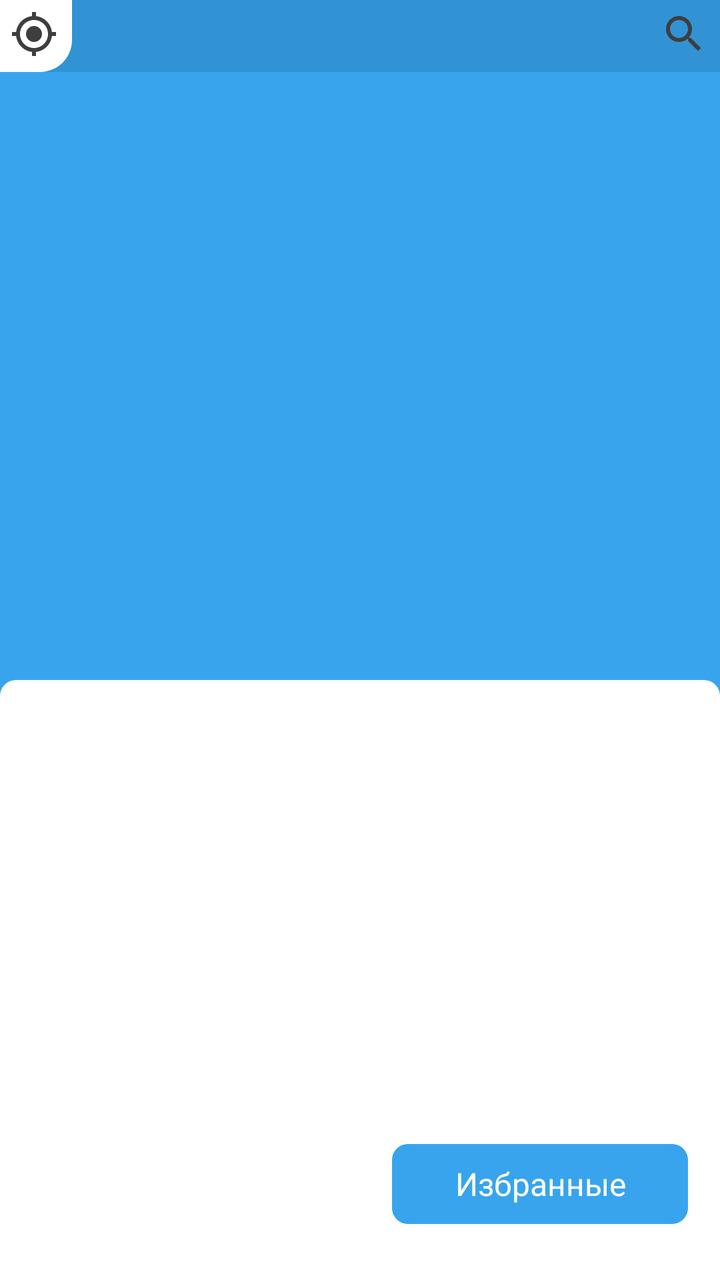
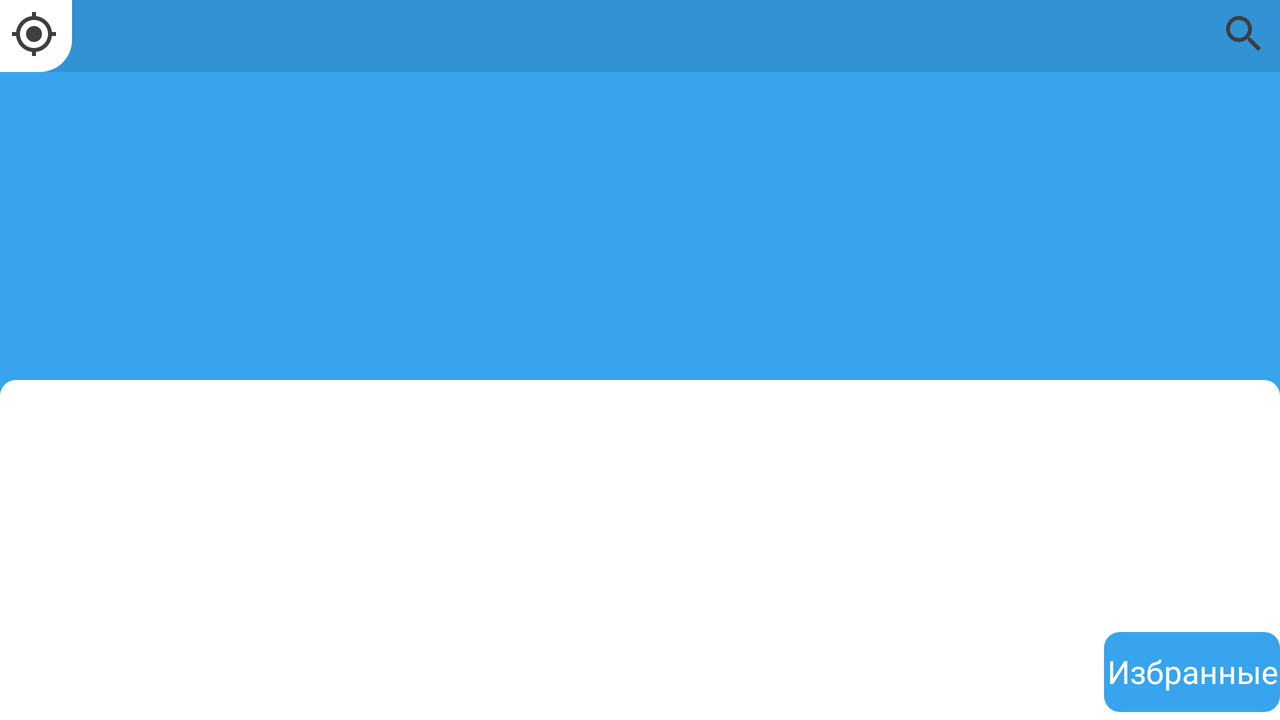

First picture: res/layout/ on a phone held upright. Second picture: the repository's own variant of that layout, on a device whose configuration matches the variant's folder. Source for both follows.
<!-- AndroidManifest.xml: application theme Theme.WeatherApp -->
<!-- res/layout/weather_fragment.xml -->
<?xml version="1.0" encoding="utf-8"?>
<androidx.constraintlayout.widget.ConstraintLayout xmlns:android="http://schemas.android.com/apk/res/android"
    android:layout_width="match_parent"
    xmlns:app="http://schemas.android.com/apk/res-auto"
    android:background="@color/down"
    android:layout_height="match_parent">

    <View
        android:id="@+id/upper_place"
        android:layout_width="match_parent"
        android:layout_height="36dp"
        android:importantForAccessibility="no"
        app:layout_constraintTop_toTopOf="parent"
        android:background="@color/black"
        android:alpha="0.1"
        />

    <FrameLayout
        android:layout_width="36dp"
        android:layout_height="36dp"
        app:layout_constraintTop_toTopOf="parent"
        app:layout_constraintEnd_toEndOf="parent"
        android:background="@drawable/shape_with_rounded_bottom_left">
    <ImageButton
        style="@style/icon"
        android:id = "@+id/search_button"
        android:background="?android:selectableItemBackgroundBorderless"
        android:contentDescription="@string/cd_search_icon"
        android:src="@drawable/ic_baseline_search_24"
        android:layout_marginStart="6dp"
        android:layout_marginTop="5dp"
        />
    </FrameLayout>

    <FrameLayout
        android:layout_width="36dp"
        android:layout_height="36dp"
        app:layout_constraintTop_toTopOf="parent"
        app:layout_constraintStart_toStartOf="parent"
        android:background="@drawable/shape_with_rounded_bottom_right">
        <ImageButton
            style="@style/icon"
            android:id = "@+id/geo_button"
            android:contentDescription="@string/cd_geo_icon"
            android:background="?android:selectableItemBackgroundBorderless"
            android:src="@drawable/ic_baseline_my_location_24"
            android:layout_marginStart="5dp"
            android:layout_marginTop="5dp"
            />
    </FrameLayout>


    <TextView
        android:id = "@+id/city"
        android:layout_width="match_parent"
        android:layout_height="wrap_content"
        app:layout_constraintTop_toBottomOf="@id/upper_place"
        android:layout_marginTop="100dp"
        android:textColor="@color/white"
        android:textAlignment="center"
        android:fontFamily="@font/heebo_medium"
        android:textSize="20sp"
        />

    <TextView
        android:id = "@+id/time"
        android:layout_width="match_parent"
        android:layout_height="wrap_content"
        app:layout_constraintTop_toBottomOf="@id/city"
        android:textColor="@color/white"
        android:textAlignment="center"
        android:fontFamily="@font/heebo_regular"
        android:textSize="@dimen/regular_text_size"
        />

    <ImageView
        android:id="@+id/weatherStateBackground"
        android:layout_width="match_parent"
        android:layout_height="150dp"
        android:layout_marginBottom="-8dp"
        android:importantForAccessibility="no"
        android:scaleType="fitXY"
        android:src="@drawable/sun_back"
        app:layout_constraintBottom_toTopOf="@id/work_panel"
        app:layout_constraintEnd_toEndOf="parent"
        app:layout_constraintHorizontal_bias="0.0"
        android:visibility="gone"
        app:layout_constraintStart_toStartOf="parent" />

    <ImageView
        android:id = "@+id/weatherState"
        android:layout_width="200dp"
        android:layout_height="100dp"
        android:src="@drawable/ic_sun"
        android:scaleType="fitEnd"
        android:visibility="gone"
        app:layout_constraintBottom_toTopOf="@id/work_panel"
        app:layout_constraintStart_toStartOf="parent"
        app:layout_constraintEnd_toEndOf="parent"
        android:contentDescription="@string/cd_weather_state_empty"
        />

    <androidx.constraintlayout.widget.ConstraintLayout
        android:id = "@+id/work_panel"
        android:layout_width="match_parent"
        android:layout_height="300dp"
        android:background="@drawable/work_shape"
        app:layout_constraintBottom_toBottomOf="parent"
        >

        <com.astery.weatherapp.ui.customViews.loadState.LoadStateView
            android:id = "@+id/loadingStateView"
            android:layout_width="match_parent"
            android:visibility="gone"
            android:layout_marginTop="-80dp"
            android:layout_height="match_parent"/>

        <androidx.constraintlayout.widget.Group
            android:layout_width="wrap_content"
            android:visibility="gone"
            android:layout_height="wrap_content"
            android:id="@+id/weatherGroup"
            app:constraint_referenced_ids="temperature,feel_temperature,helper,fav_icon, humidity, humidity_icon, windSpeed, wind_icon, pressure, pressure_icon"/>

        <androidx.constraintlayout.widget.Guideline
            android:id="@id/middle"
            android:layout_width="match_parent"
            android:layout_height="wrap_content"
            android:orientation="vertical"
            app:layout_constraintGuide_percent="0.5"
            />

        <TextView
            android:id = "@+id/temperature"
            android:layout_width="0dp"
            android:layout_height="wrap_content"
            android:textAlignment="center"
            app:layout_constraintTop_toTopOf="parent"
            app:layout_constraintStart_toStartOf="@id/middle"
            app:layout_constraintEnd_toEndOf="parent"
            android:textSize="30sp"
            android:textColor="@color/on_background"
            android:layout_marginTop="40dp"
            android:fontFamily="@font/opensans_light"
            />

        <TextView
            android:id = "@+id/helper"
            style="@style/helperText"
            android:layout_width="0dp"
            android:textAlignment="center"
            app:layout_constraintTop_toBottomOf="@id/temperature"
            app:layout_constraintStart_toStartOf="@id/middle"
            app:layout_constraintEnd_toEndOf="parent"
            android:text = "@string/feels_like"
            />

        <TextView
            android:id = "@+id/feel_temperature"
            android:layout_width="0dp"
            android:layout_height="wrap_content"
            android:textAlignment="center"
            app:layout_constraintTop_toBottomOf="@id/helper"
            app:layout_constraintStart_toStartOf="@id/middle"
            app:layout_constraintEnd_toEndOf="parent"
            android:textSize="24sp"
            android:textColor="@color/on_background"
            android:fontFamily="@font/opensans_light"
            />


        <com.astery.weatherapp.ui.customViews.favImageButton.FavImageButton
            android:id = "@+id/fav_icon"
            android:layout_marginEnd = "@dimen/margin"
            android:layout_height="@dimen/icon_size"
            android:layout_width="@dimen/icon_size"
            app:layout_constraintStart_toStartOf="@id/middle"
            android:contentDescription="@string/cd_fav_icon"
            android:layout_marginStart="16dp"
            app:layout_constraintTop_toTopOf="@id/fav_button"
            app:layout_constraintBottom_toBottomOf="@id/fav_button"
            />

        <Button
            android:id = "@+id/fav_button"
            style="@style/mainButton"
            app:layout_constraintStart_toEndOf="@id/fav_icon"
            app:layout_constraintEnd_toEndOf="parent"
            android:layout_width="0dp"
            android:contentDescription="@string/cd_fav_icon"
            android:layout_marginStart="16dp"
            android:layout_marginEnd="16dp"
            android:text = "@string/favourite"
            app:layout_constraintBottom_toBottomOf="parent"
            android:layout_marginBottom="24dp"

            />


        <ImageView
            style="@style/state_icon"
            android:src="@drawable/ic_state_humidity"
            android:scaleType="fitCenter"
            android:layout_marginTop="0dp"
            android:id = "@+id/humidity_icon"
            android:contentDescription="@string/cd_weather_humidity"
            app:layout_constraintTop_toTopOf="@id/temperature"
            app:layout_constraintStart_toStartOf="parent"
            />

        <TextView
            style="@style/state_text"
            app:layout_constraintTop_toTopOf="@id/humidity_icon"
            app:layout_constraintBottom_toBottomOf="@id/humidity_icon"
            app:layout_constraintStart_toEndOf="@id/humidity_icon"
            app:layout_constraintEnd_toEndOf="@id/middle"
            android:id = "@+id/humidity"
            />

        <ImageView
            style="@style/state_icon"
            android:src="@drawable/ic_state_wind"
            android:scaleType="fitCenter"
            android:contentDescription="@string/cd_weather_windSpeed"
            android:id = "@+id/wind_icon"
            app:layout_constraintTop_toBottomOf="@id/humidity_icon"
            app:layout_constraintStart_toStartOf="parent"
            />

        <TextView
            style="@style/state_text"
            app:layout_constraintTop_toTopOf="@id/wind_icon"
            app:layout_constraintBottom_toBottomOf="@id/wind_icon"
            app:layout_constraintStart_toEndOf="@id/wind_icon"
            app:layout_constraintEnd_toEndOf="@id/middle"
            android:id = "@+id/windSpeed"
            />

        <ImageView
            style="@style/state_icon"
            android:src="@drawable/ic_state_pressure"
            android:scaleType="fitCenter"
            android:id = "@+id/pressure_icon"
            android:contentDescription="@string/cd_weather_pressure"
            app:layout_constraintTop_toBottomOf="@id/wind_icon"
            app:layout_constraintStart_toStartOf="parent"
            />

        <TextView
            style="@style/state_text"
            app:layout_constraintTop_toTopOf="@id/pressure_icon"
            app:layout_constraintBottom_toBottomOf="@id/pressure_icon"
            app:layout_constraintStart_toEndOf="@id/pressure_icon"
            app:layout_constraintEnd_toEndOf="@id/middle"
            android:id = "@+id/pressure"
            />


    </androidx.constraintlayout.widget.ConstraintLayout>


</androidx.constraintlayout.widget.ConstraintLayout>
<!-- resources referenced by this layout -->
<resources>
  <color name="black">#FF000000</color>
  <color name="down">#37A4ED</color>
  <color name="on_background">#000000</color>
  <color name="white">#FFFFFFFF</color>
  <dimen name="icon_size">24dp</dimen>
  <dimen name="regular_text_size">18sp</dimen>
  <!-- drawable shape_with_rounded_bottom_right (drawable) -->
  <?xml version="1.0" encoding="utf-8"?>
  <shape android:layout_width="match_parent"
      android:shape="rectangle"
      xmlns:android="http://schemas.android.com/apk/res/android">
                  <corners
                      android:bottomRightRadius="@dimen/big_corner_radius"/>
                  <solid android:color="@color/background" />
      </shape>
  <!-- drawable work_shape (drawable) -->
  <?xml version="1.0" encoding="utf-8"?>
  <shape android:layout_width="match_parent"
      android:shape="rectangle"
      xmlns:android="http://schemas.android.com/apk/res/android">
                  <corners
                      android:topRightRadius="@dimen/small_corner_radius"
                      android:topLeftRadius="@dimen/small_corner_radius"/>
                  <solid android:color="@color/background" />
      </shape>
  <string name="cd_fav_icon">Добавить город в избранные</string>
  <string name="cd_geo_icon">Изменить настройки геолокации</string>
  <string name="cd_search_icon">Найти другие города</string>
  <string name="cd_weather_humidity">Влажность воздуха</string>
  <string name="cd_weather_pressure">Атмосферное давление</string>
  <string name="cd_weather_state_empty">Погода: загружается</string>
  <string name="cd_weather_windSpeed">Скорость ветра</string>
  <string name="favourite">Избранные</string>
  <string name="feels_like">ощущается как</string>
  <style name="helperText">
          <item name="android:layout_width">wrap_content</item>
          <item name="android:layout_height">wrap_content</item>
          <item name="android:textColor">@color/helper_text</item>
          <item name="android:textSize">@dimen/small_text_size</item>
          <item name="android:fontFamily">@font/heebo_regular</item>
      </style>
  <style name="icon">
          <item name="android:layout_width">@dimen/icon_size</item>
          <item name="android:layout_height">@dimen/icon_size</item>
          <item name="android:background">?android:selectableItemBackgroundBorderless</item>
      </style>
  <style name="state_icon" parent="icon">
          <item name="android:layout_marginTop">32dp</item>
          <item name="android:layout_marginLeft">16dp</item>
      </style>
  <style name="state_text" parent="regularText">
          <item name="android:layout_marginRight">16dp</item>
          <item name="android:layout_marginLeft">16dp</item>
          <item name="layout_constraintHorizontal_bias">0</item>
  
      </style>
  <color name="icon_on_background">#3E3E3E</color>
  <dimen name="big_corner_radius">16dp</dimen>
  <color name="background">#FFFFFF</color>
  <dimen name="small_corner_radius">8dp</dimen>
  <color name="helper_text">#B3000000</color>
  <dimen name="small_text_size">16sp</dimen>
  <color name="on_down">#FFFFFF</color>
  <dimen name="button_text_size">16sp</dimen>
  <style name="regularText">
          <item name="android:layout_width">wrap_content</item>
          <item name="android:layout_weight">1</item>
          <item name="android:textAlignment">textStart</item>
          <item name="android:layout_height">wrap_content</item>
          <item name="android:textColor">@color/on_background</item>
          <item name="android:textSize">@dimen/regular_text_size</item>
          <item name="android:fontFamily">@font/heebo_regular</item>
      </style>
  <color name="purple_500">#FF6200EE</color>
  <color name="status">#285A7C</color>
  <color name="teal_200">#FF03DAC5</color>
  <color name="teal_700">#FF018786</color>
  <!-- some entries are left out for length -->
</resources>
<!-- res/layout-land/weather_fragment.xml (the repository's variant of the layout above) -->
<!-- drawn on the phone turned sideways -->
<?xml version="1.0" encoding="utf-8"?>
<androidx.constraintlayout.widget.ConstraintLayout xmlns:android="http://schemas.android.com/apk/res/android"
    xmlns:app="http://schemas.android.com/apk/res-auto"
    android:layout_width="match_parent"
    android:layout_height="match_parent"
    android:background="@color/down">

    <View
        android:id="@+id/upper_place"
        android:layout_width="match_parent"
        android:layout_height="36dp"
        android:alpha="0.1"
        android:background="@color/black"
        android:importantForAccessibility="no"
        app:layout_constraintTop_toTopOf="parent" />

    <FrameLayout
        android:layout_width="36dp"
        android:layout_height="36dp"
        android:background="@drawable/shape_with_rounded_bottom_left"
        app:layout_constraintEnd_toEndOf="parent"
        app:layout_constraintTop_toTopOf="parent">

        <ImageButton
            android:id="@+id/search_button"
            style="@style/icon"
            android:layout_marginStart="6dp"
            android:layout_marginTop="5dp"
            android:background="?android:selectableItemBackgroundBorderless"
            android:contentDescription="@string/cd_search_icon"
            android:src="@drawable/ic_baseline_search_24" />
    </FrameLayout>

    <FrameLayout
        android:layout_width="36dp"
        android:layout_height="36dp"
        android:background="@drawable/shape_with_rounded_bottom_right"
        app:layout_constraintStart_toStartOf="parent"
        app:layout_constraintTop_toTopOf="parent">

        <ImageButton
            android:id="@+id/geo_button"
            style="@style/icon"
            android:layout_marginStart="5dp"
            android:layout_marginTop="5dp"
            android:background="?android:selectableItemBackgroundBorderless"
            android:contentDescription="@string/cd_geo_icon"
            android:src="@drawable/ic_baseline_my_location_24" />
    </FrameLayout>


    <TextView
        android:id="@+id/city"
        android:layout_width="match_parent"
        android:layout_height="wrap_content"
        android:layout_marginTop="25dp"
        android:fontFamily="@font/heebo_medium"
        android:textAlignment="center"
        android:textColor="@color/white"
        android:textSize="20sp"
        app:layout_constraintTop_toBottomOf="@id/upper_place" />

    <TextView
        android:id="@+id/time"
        android:layout_width="match_parent"
        android:layout_height="wrap_content"
        android:fontFamily="@font/heebo_regular"
        android:textAlignment="center"
        android:textColor="@color/white"
        android:textSize="@dimen/regular_text_size"
        app:layout_constraintTop_toBottomOf="@id/city" />

    <ImageView
        android:id="@+id/weatherStateBackground"
        android:layout_width="match_parent"
        android:layout_height="150dp"
        android:layout_marginBottom="-8dp"
        android:importantForAccessibility="no"
        android:scaleType="fitXY"
        android:src="@drawable/sun_back"
        android:visibility="gone"
        app:layout_constraintBottom_toTopOf="@id/work_panel"
        app:layout_constraintEnd_toEndOf="parent"
        app:layout_constraintHorizontal_bias="0.0"
        app:layout_constraintStart_toStartOf="parent" />

    <ImageView
        android:id="@+id/weatherState"
        android:layout_width="200dp"
        android:layout_height="100dp"
        android:contentDescription="@string/cd_weather_state_empty"
        android:scaleType="fitEnd"
        android:src="@drawable/ic_sun"
        android:visibility="gone"
        app:layout_constraintBottom_toTopOf="@id/work_panel"
        app:layout_constraintEnd_toEndOf="parent"
        app:layout_constraintStart_toStartOf="parent" />

    <androidx.constraintlayout.widget.ConstraintLayout
        android:id="@+id/work_panel"
        android:layout_width="match_parent"
        android:layout_height="170dp"
        android:background="@drawable/work_shape"
        app:layout_constraintBottom_toBottomOf="parent">

        <com.astery.weatherapp.ui.customViews.loadState.LoadStateView
            android:id="@+id/loadingStateView"
            android:layout_width="match_parent"
            android:layout_height="match_parent"
            android:visibility="gone" />

        <androidx.constraintlayout.widget.Group
            android:id="@+id/weatherGroup"
            android:layout_width="wrap_content"
            android:layout_height="wrap_content"
            android:visibility="gone"
            app:constraint_referenced_ids="temperature,feel_temperature,helper,fav_icon, humidity, humidity_icon, windSpeed, wind_icon, pressure, pressure_icon" />

        <androidx.constraintlayout.widget.Guideline
            android:id="@id/middle"
            android:layout_width="match_parent"
            android:layout_height="wrap_content"
            android:orientation="vertical"
            app:layout_constraintGuide_percent="0.5" />

        <TextView
            android:id="@+id/temperature"
            android:layout_width="0dp"
            android:layout_height="wrap_content"
            android:layout_marginTop="30dp"
            android:fontFamily="@font/opensans_light"
            android:textAlignment="center"
            android:textColor="@color/on_background"
            android:textSize="30sp"
            app:layout_constraintEnd_toEndOf="parent"
            app:layout_constraintStart_toStartOf="parent"
            app:layout_constraintTop_toTopOf="parent" />

        <TextView
            android:id="@+id/helper"
            style="@style/helperText"
            android:layout_width="0dp"
            android:text="@string/feels_like"
            android:textAlignment="center"
            app:layout_constraintEnd_toEndOf="parent"
            app:layout_constraintStart_toStartOf="parent"
            app:layout_constraintTop_toBottomOf="@id/temperature" />

        <TextView
            android:id="@+id/feel_temperature"
            android:layout_width="0dp"
            android:layout_height="wrap_content"
            android:fontFamily="@font/opensans_light"
            android:textAlignment="center"
            android:textColor="@color/on_background"
            android:textSize="24sp"
            app:layout_constraintEnd_toEndOf="parent"
            app:layout_constraintStart_toStartOf="parent"
            app:layout_constraintTop_toBottomOf="@id/helper" />


        <com.astery.weatherapp.ui.customViews.favImageButton.FavImageButton
            android:id="@+id/fav_icon"
            android:layout_width="@dimen/icon_size"
            android:layout_height="@dimen/icon_size"
            android:layout_marginStart="@dimen/margin"
            android:layout_marginEnd="@dimen/margin"
            android:contentDescription="@string/cd_fav_icon"
            app:layout_constraintBottom_toBottomOf="@id/fav_button"
            app:layout_constraintEnd_toStartOf="@id/fav_button"
            app:layout_constraintTop_toTopOf="@id/fav_button" />

        <Button
            android:id="@+id/fav_button"
            style="@style/mainButton"
            android:layout_width="wrap_content"
            android:layout_marginStart="@dimen/margin"
            android:layout_marginEnd="@dimen/margin"
            android:layout_marginBottom="@dimen/margin"
            android:contentDescription="@string/cd_fav_icon"
            android:paddingLeft="@dimen/margin"
            android:paddingRight="@dimen/margin"
            android:text="@string/favourite"
            app:layout_constraintBottom_toBottomOf="parent"
            app:layout_constraintEnd_toEndOf="parent"

            />


        <ImageView
            android:id="@+id/humidity_icon"
            style="@style/state_icon"
            android:layout_marginTop="4dp"
            android:contentDescription="@string/cd_weather_humidity"
            android:scaleType="fitCenter"
            android:src="@drawable/ic_state_humidity"
            app:layout_constraintStart_toStartOf="parent"
            app:layout_constraintTop_toTopOf="@id/temperature" />

        <TextView
            android:id="@+id/humidity"
            style="@style/state_text"
            app:layout_constraintBottom_toBottomOf="@id/humidity_icon"
            app:layout_constraintEnd_toEndOf="@id/middle"
            app:layout_constraintStart_toEndOf="@id/humidity_icon"
            app:layout_constraintTop_toTopOf="@id/humidity_icon" />

        <ImageView
            android:id="@+id/wind_icon"
            style="@style/state_icon"
            android:contentDescription="@string/cd_weather_windSpeed"
            android:scaleType="fitCenter"
            android:src="@drawable/ic_state_wind"
            app:layout_constraintStart_toStartOf="parent"
            app:layout_constraintTop_toBottomOf="@id/humidity_icon" />

        <TextView
            android:id="@+id/windSpeed"
            style="@style/state_text"
            app:layout_constraintBottom_toBottomOf="@id/wind_icon"
            app:layout_constraintEnd_toEndOf="@id/middle"
            app:layout_constraintStart_toEndOf="@id/wind_icon"
            app:layout_constraintTop_toTopOf="@id/wind_icon" />

        <ImageView
            android:id="@+id/pressure_icon"
            style="@style/state_icon"
            android:layout_marginStart="@dimen/margin"
            android:layout_marginTop="0dp"
            android:contentDescription="@string/cd_weather_pressure"
            android:scaleType="fitCenter"
            android:src="@drawable/ic_state_pressure"
            app:layout_constraintStart_toEndOf="@id/humidity"
            app:layout_constraintTop_toTopOf="@id/humidity_icon" />

        <TextView
            android:id="@+id/pressure"
            style="@style/state_text"
            app:layout_constraintBottom_toBottomOf="@id/pressure_icon"
            app:layout_constraintStart_toEndOf="@id/pressure_icon"
            app:layout_constraintTop_toTopOf="@id/pressure_icon" />


    </androidx.constraintlayout.widget.ConstraintLayout>


</androidx.constraintlayout.widget.ConstraintLayout>
